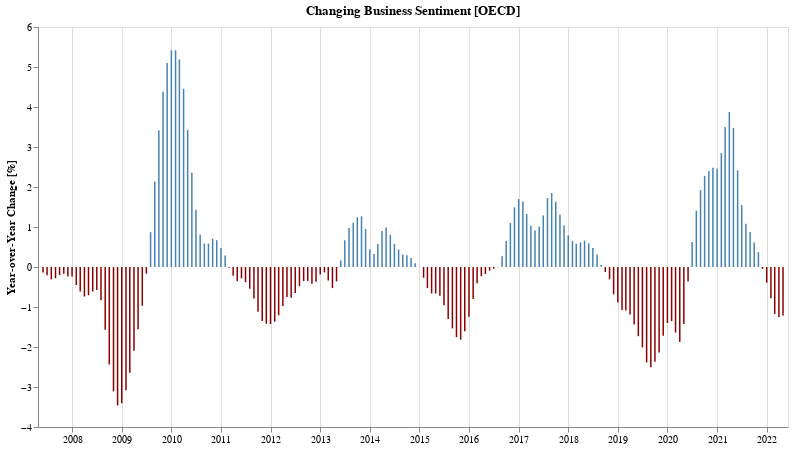

Notebook source saved alongside this figure:
### Markdown cell above
## Has business sentiment gotten better or worse compared to the same time last year?

### Code cell
bYoy = yoyChartFor(bUsaYoy, 'Business', 'steelblue')
bYoy.display()

### Figure 1 — Vega-Lite specification as saved in the notebook (floating-point values rounded to 4 significant figures; data arrays with more than 128 entries replaced by an {"elided": "..."} marker saying what was removed)
{"config": {"view": {"continuousWidth": 400, "continuousHeight": 300}}, "data": {"name": "data-b1d544a6a0c2ff8f3ab2152a38753ae9"}, "mark": {"type": "bar", "color": "steelblue", "width": 1.5}, "encoding": {"color": {"condition": {"value": "darkred", "test": "datum['Value'] < 0"}, "value": "steelblue"}, "tooltip": [{"field": "TIME", "format": "%b %Y", "title": "Date", "type": "temporal"}, {"field": "label", "type": "ordinal"}, {"field": "change_in_percent", "type": "ordinal"}], "x": {"axis": {"title": ""}, "field": "TIME", "type": "temporal"}, "y": {"axis": {"grid": false, "title": "Year-over-Year Change [%]"}, "field": "Value", "type": "quantitative"}}, "height": 400, "title": "Changing Business Sentiment [OECD]", "transform": [{"calculate": "'Business'", "as": "label"}, {"calculate": "format(datum.Value, ',.2f')", "as": "change_in_percent"}], "width": 750, "$schema": "https://vega.github.io/schema/vega-lite/v4.17.0.json", "datasets": {"data-b1d544a6a0c2ff8f3ab2152a38753ae9": {"elided": "180 records"}}}
